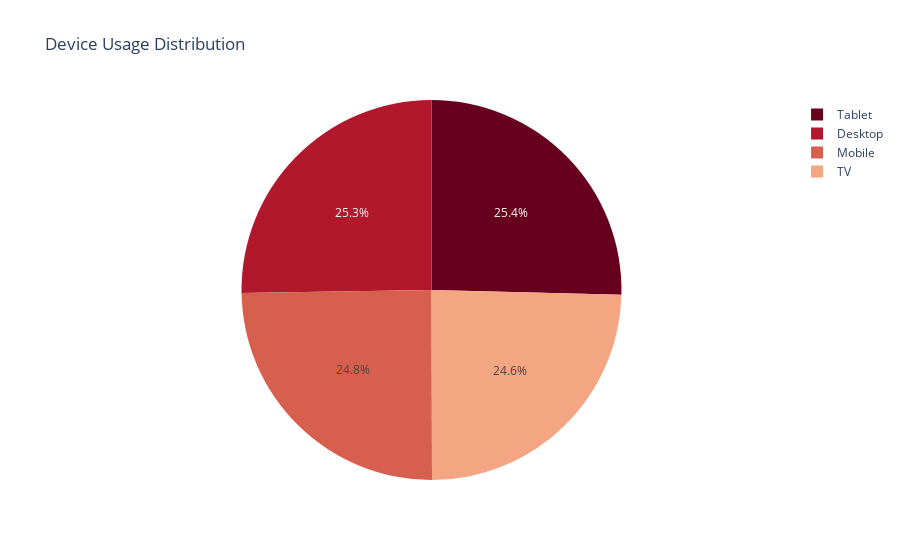

Notebook code for this chart:
### Code cell
# Group by device_used and count views
device_counts = df["device_used"].value_counts().reset_index()
device_counts.columns = ["device_used", "views"]

# Create pie chart
fig = px.pie(device_counts, 
             names="device_used", 
             values="views",
             title="Device Usage Distribution",
             color_discrete_sequence=px.colors.sequential.RdBu)

fig.show()

### Figure 1 — Plotly figure (JSON) as saved in the notebook; plotly's stock layout.template omitted (floating-point values rounded to 4 significant figures)
{"data": [{"domain": {"x": [0, 1], "y": [0, 1]}, "hovertemplate": "device_used=%{label}<br>views=%{value}<extra></extra>", "labels": ["Tablet", "Desktop", "Mobile", "TV"], "legendgroup": "", "name": "", "showlegend": true, "type": "pie", "values": [2412, 2399, 2355, 2334]}], "layout": {"autosize": true, "legend": {"tracegroupgap": 0}, "piecolorway": ["rgb(103,0,31)", "rgb(178,24,43)", "rgb(214,96,77)", "rgb(244,165,130)", "rgb(253,219,199)", "rgb(247,247,247)", "rgb(209,229,240)", "rgb(146,197,222)", "rgb(67,147,195)", "rgb(33,102,172)", "rgb(5,48,97)"], "title": {"text": "Device Usage Distribution"}}}
